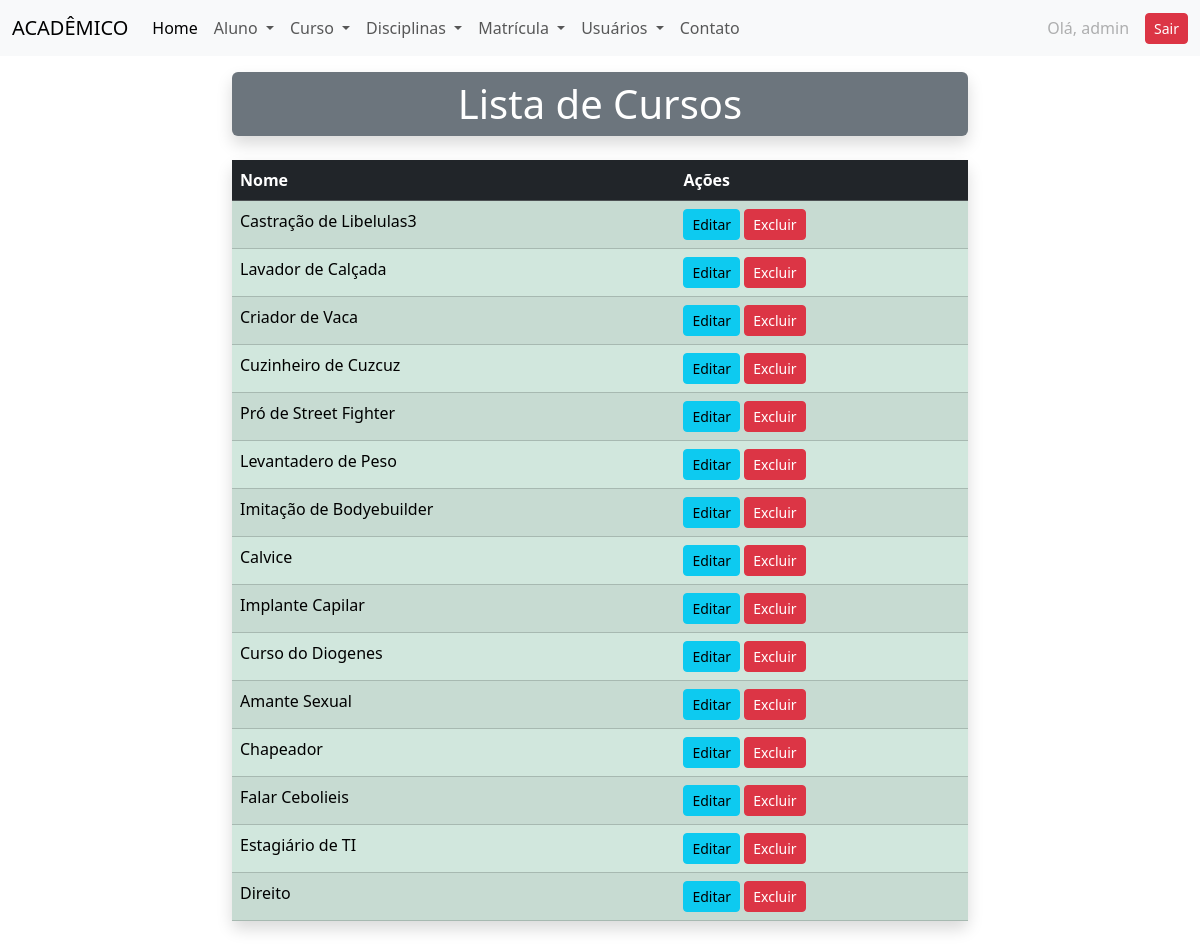
Page /cursos/ (signed in) on the committed database.
### academico/models.py (models this page shows, shortened)
class Curso(models.Model):
    nome = models.CharField(max_length=100)

### academico/views.py (the view)
# urls.py: path('cursos/', cursos, name='cursos'),
@login_required
def cursos(request):
    cursos = Curso.objects.all()
    dados = {'cursos': cursos}
    return render(request, 'academico/curso/lista_cursos.html', dados)

### academico/templates/academico/curso/lista_cursos.html
{% extends 'academico/base.html' %}
{% block content %}
<div class="container my-3">
  <div class="row">
    <div class="col-8 mx-auto">
      <h1 class="text-center bg-secondary text-white py-2 shadow rounded">Lista de Cursos</h1>
    </div>
  </div>
</div>
<div class="container my-3">
  <div class="row">
    <div class="col-8 mx-auto">
      <table class="table table-hover table-success table-striped shadow rounded">
        <thead>
          <tr class="table-dark">
            <th>Nome</th>
            <th>Ações</th>
          </tr>
        </thead>
        <tbody>
          {% for curso in cursos %}
          <tr>
            <td>{{ curso.nome }}</td>
            <td>
              <a href="{% url 'editar_curso' curso.id %}" class="btn btn-info btn-sm">Editar</a>
              <a href="{% url 'excluir_curso' curso.id %}" class="btn btn-danger btn-sm">Excluir</a>
            </td>
          </tr>
          {% empty %}
          <tr>
            <td colspan="3">Nenhum curso cadastrado.</td>
          </tr>
          {% endfor %}
        </tbody>
      </table>
    </div>
  </div>
</div>
{% endblock %}

### academico/templates/academico/partials/_menu.html (shortened to what this page needs)
<nav class="navbar navbar-expand-lg bg-body-tertiary">
    <div class="container-fluid">
        <a class="navbar-brand" href="#">ACADÊMICO</a>
        <div class="collapse navbar-collapse" id="navbarNavDropdown">
            <ul class="navbar-nav">
                <li class="nav-item">
                    <a class="nav-link active" aria-current="page" href="{% url 'index' %}">Home</a>
                </li>
                <li class="nav-item dropdown">
                    <a class="nav-link dropdown-toggle" href="#" role="button" data-bs-toggle="dropdown"
                        aria-expanded="false">
                        Aluno
                    </a>
                </li>
                <li class="nav-item dropdown">
                    <a class="nav-link dropdown-toggle" href="#" role="button" data-bs-toggle="dropdown"
                        aria-expanded="false">
                        Curso
                    </a>
                </li>
                <li class="nav-item dropdown">
                    <a class="nav-link dropdown-toggle" href="#" role="button" data-bs-toggle="dropdown"
                        aria-expanded="false">
                        Disciplinas
                    </a>
                </li>
                <li class="nav-item dropdown">
                    <a class="nav-link dropdown-toggle" href="#" role="button" data-bs-toggle="dropdown"
                        aria-expanded="false">
                        Matrícula
                    </a>
                </li>
                <li class="nav-item dropdown">
                    <a class="nav-link dropdown-toggle" href="#" role="button" data-bs-toggle="dropdown"
                        aria-expanded="false">
                        Usuários
                    </a>
                </li>
                <li class="nav-item">
                    <a class="nav-link" href="{% url 'contato' %}">Contato</a>
                </li>
            </ul>
            {% if user.is_authenticated %}
            <ul class="navbar-nav ms-auto">
                <li class="nav-item">
                    <div class="d-flex align-items-center gap-2">
                        <span class="nav-link disabled mb-0">Olá, {{ user.username }}</span>
                        <a class="btn btn-danger btn-sm" href="{% url 'logout' %}">Sair</a>
                    </div>
                </li>
            </ul>
            {% endif %}
        </div>
    </div>
</nav>

### rows in the picture
Curso: nome "Castração de Libelulas3"
Curso: nome "Lavador de Calçada"
Curso: nome "Criador de Vaca"
Curso: nome "Cuzinheiro de Cuzcuz"
Curso: nome "Pró de Street Fighter"
Curso: nome "Levantadero de Peso"
Curso: nome "Imitação de Bodyebuilder"
Curso: nome "Calvice"
Curso: nome "Implante Capilar"
Curso: nome "Curso do Diogenes"
Curso: nome "Amante Sexual"
Curso: nome "Chapeador"
Curso: nome "Falar Cebolieis"
Curso: nome "Estagiário de TI"
Curso: nome "Direito"

### other values in the picture
{{ user.username }} "admin"
